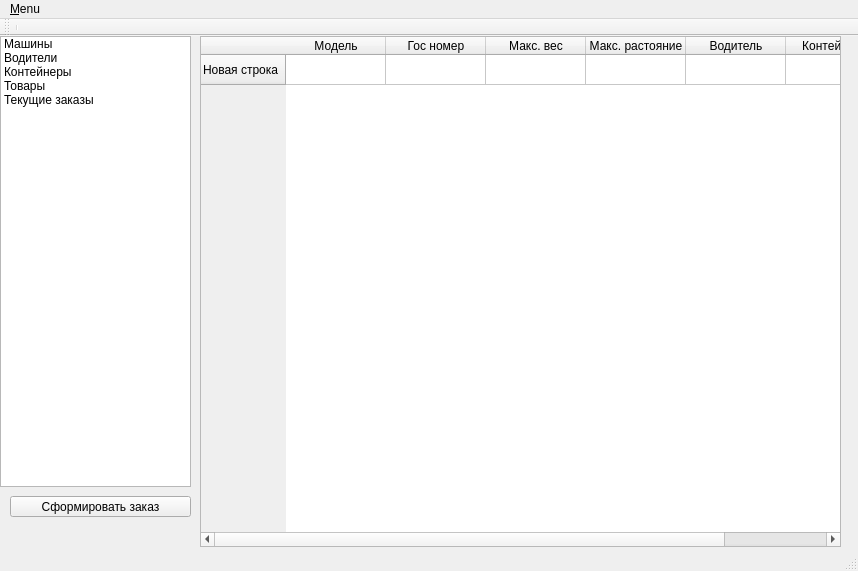
<?xml version="1.0" encoding="UTF-8"?>
<ui version="4.0">
 <class>MainWindow</class>
 <widget class="QMainWindow" name="MainWindow">
  <property name="geometry">
   <rect>
    <x>0</x>
    <y>0</y>
    <width>858</width>
    <height>571</height>
   </rect>
  </property>
  <property name="windowTitle">
   <string>MainWindow</string>
  </property>
  <widget class="QWidget" name="centralWidget">
   <widget class="QTableWidget" name="Table">
    <property name="geometry">
     <rect>
      <x>200</x>
      <y>0</y>
      <width>641</width>
      <height>511</height>
     </rect>
    </property>
    <row>
     <property name="text">
      <string>Новая строка</string>
     </property>
    </row>
    <column>
     <property name="text">
      <string>Модель</string>
     </property>
    </column>
    <column>
     <property name="text">
      <string>Гос номер</string>
     </property>
    </column>
    <column>
     <property name="text">
      <string>Макс. вес</string>
     </property>
    </column>
    <column>
     <property name="text">
      <string>Макс. растояние</string>
     </property>
    </column>
    <column>
     <property name="text">
      <string>Водитель</string>
     </property>
    </column>
    <column>
     <property name="text">
      <string>Контейнеры</string>
     </property>
    </column>
   </widget>
   <widget class="QListWidget" name="tableList">
    <property name="geometry">
     <rect>
      <x>0</x>
      <y>0</y>
      <width>191</width>
      <height>451</height>
     </rect>
    </property>
    <item>
     <property name="text">
      <string>Машины</string>
     </property>
    </item>
    <item>
     <property name="text">
      <string>Водители</string>
     </property>
    </item>
    <item>
     <property name="text">
      <string>Контейнеры</string>
     </property>
    </item>
    <item>
     <property name="text">
      <string>Товары</string>
     </property>
    </item>
    <item>
     <property name="text">
      <string>Текущие заказы</string>
     </property>
    </item>
   </widget>
   <widget class="QPushButton" name="pushButton">
    <property name="geometry">
     <rect>
      <x>10</x>
      <y>460</y>
      <width>181</width>
      <height>21</height>
     </rect>
    </property>
    <property name="text">
     <string>Сформировать заказ</string>
    </property>
   </widget>
  </widget>
  <widget class="QMenuBar" name="menuBar">
   <property name="geometry">
    <rect>
     <x>0</x>
     <y>0</y>
     <width>858</width>
     <height>18</height>
    </rect>
   </property>
   <widget class="QMenu" name="menu123">
    <property name="title">
     <string>&amp;Menu</string>
    </property>
    <addaction name="action"/>
    <addaction name="separator"/>
    <addaction name="actionSave"/>
    <addaction name="actionSave_as"/>
    <addaction name="actionExit"/>
   </widget>
   <addaction name="menu123"/>
  </widget>
  <widget class="QToolBar" name="mainToolBar">
   <attribute name="toolBarArea">
    <enum>TopToolBarArea</enum>
   </attribute>
   <attribute name="toolBarBreak">
    <bool>false</bool>
   </attribute>
   <addaction name="separator"/>
  </widget>
  <widget class="QStatusBar" name="statusBar"/>
  <action name="action">
   <property name="text">
    <string>Open</string>
   </property>
  </action>
  <action name="actionSave">
   <property name="text">
    <string>Save</string>
   </property>
  </action>
  <action name="actionSave_as">
   <property name="text">
    <string>Save as..</string>
   </property>
  </action>
  <action name="actionExit">
   <property name="text">
    <string>Exit</string>
   </property>
  </action>
 </widget>
 <layoutdefault spacing="6" margin="11"/>
 <resources/>
 <connections/>
</ui>
